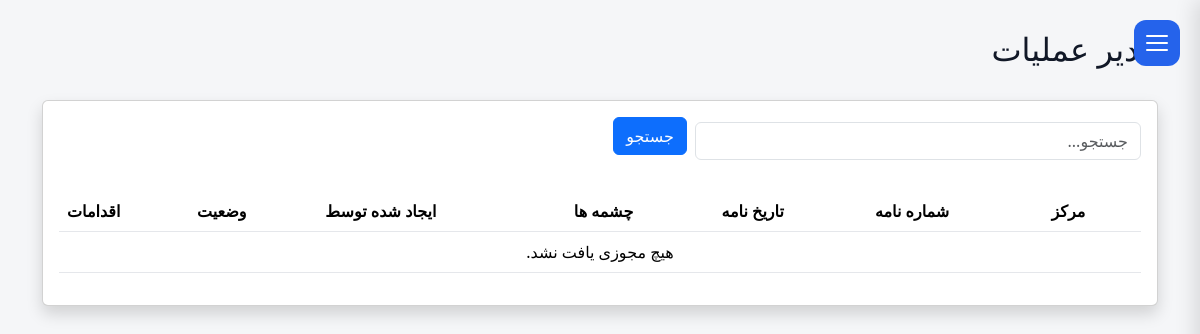
Before: /operations/manager/licenses/ (signed in) with the older database file.
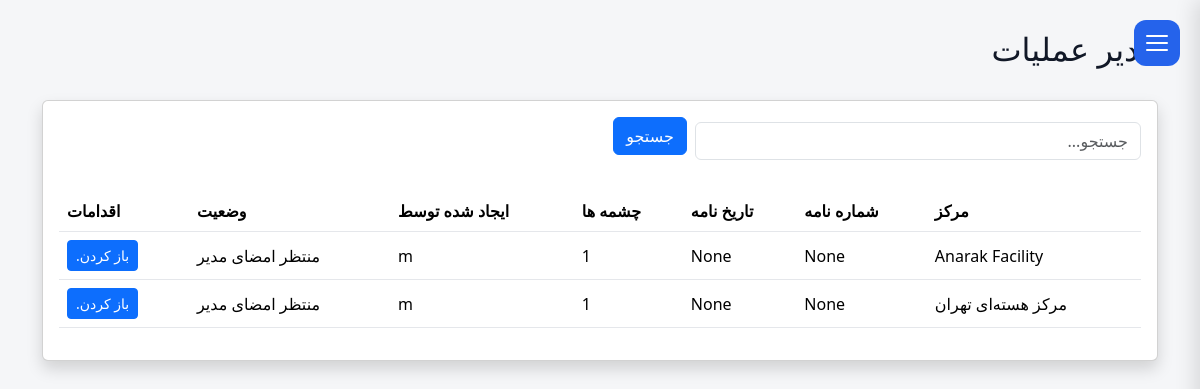
After: the same page with the newer database file.
### operations/models.py (models this page shows, shortened)
class LicenseRequest(models.Model):
    facility = models.ForeignKey(
        FacilityModel,
        on_delete=models.PROTECT,
        related_name="license_requests",
    )
    letter_number = models.CharField(_("Letter Number"),
        max_length=100,
        blank=True,
        null=True,
    )
    letter_date = models.DateField(_("Letter Date"),
        blank=True,
        null=True,
    )
    status = models.CharField( _("Status"),
        max_length=20,
        choices=LicenseStatus.choices,
        default=LicenseStatus.DRAFT,
    )
    status_date = models.DateTimeField( _("Status Date"),
        null=True,
        blank=True,
    )
    specification_completed = models.BooleanField(_("Specification Completed"),default=False,)
    description = models.TextField(
        _("Description"),
        blank=True,)
    created_by = models.ForeignKey(
        settings.AUTH_USER_MODEL,
        verbose_name=_("Created By"),
        on_delete=models.PROTECT,
    )
    created_at = models.DateTimeField( _("Created At"),
        auto_now_add=True,
    )
    updated_at = models.DateTimeField( _("Updated At"),
        auto_now=True,
    )
    history = HistoricalRecords()
    class Meta:
        ordering = ["-created_at"]
        verbose_name = _("License Request")
        verbose_name_plural = _("License Requests")

### facilities/models.py (models this page shows)
class FacilityModel(models.Model):
    name = models.CharField(
        _("Facility Name"),
        max_length=255, blank=True,null=True
    )
    responsible_person = models.CharField(
        _("Responsible Person"),
        max_length=150, blank=True,null=True
    )
    telephone = models.CharField(
        _("Telephone"),
        max_length=50, blank=True,null=True
    )
    email = models.EmailField(
        _("Email"),
        blank=True,null=True
    )
    address1 = models.CharField(
        _("Address Line 1"),
        max_length=255, blank=True,null=True
    )
    address2 = models.CharField(
        _("Address Line 2"),
        max_length=255,
         blank=True,null=True
    )
    postal_code = models.CharField(
        _("Postal Code"),
        max_length=20,
         blank=True,null=True
    )
    national_id = models.CharField(
        _("National ID"),
        max_length=50,
         blank=True,null=True
    )
    economic_code = models.CharField(
        _("Economic Code"),
        max_length=50,
         blank=True,null=True
    )
    created_at = models.DateTimeField(
        _("Created At"),
        auto_now_add=True
    )
    updated_at = models.DateTimeField(
        _("Updated At"),
        auto_now=True
    )
    class Meta:
        ordering = ["name"]
        verbose_name = _("Facility")
        verbose_name_plural = _("Facilities")
        constraints = [
            models.UniqueConstraint(
                fields=["name"],
                name="unique_facility_name",
            ),
            models.UniqueConstraint(
                fields=["national_id"],
                name="unique_facility_national_id",
                condition=models.Q(national_id__isnull=False),
            ),
            models.UniqueConstraint(
                fields=["postal_code"],
                name="unique_facility_postal_code",
                condition=models.Q(postal_code__isnull=False),
            ),
        ]
    def __str__(self):
        return str(self.name) if self.name else _("Unnamed Facility")

### operations/views.py (the view, shortened to what this page needs)
def operation_manager_license_list(request):
    queryset = (
        LicenseRequest.objects
        .select_related(
            "facility",
            "created_by",
        )
        .prefetch_related(
            "sources",
        )
        .filter(
            status=LicenseStatus.WAITING_MANAGER
        )
        .order_by(
            "-created_at",
        )
    )
    search = request.GET.get("search", "")
    paginator = Paginator(queryset, 15)
    page_obj = paginator.get_page(
        request.GET.get("page")
    )
    return render(
        request,
        "operations/license_queue.html",
        {
            "page_title": _("Operations Manager"),
            "page_obj": page_obj,
            "search": search,
        },
    )

### templates/operations/license_queue.html (shortened to what this page needs)
{% extends "base.html" %}
{% load i18n %}
{% block content %}
<div class="container-fluid">
<div class="d-flex justify-content-between align-items-center mb-4">
    <h2>{{ page_title }}</h2>
</div>
<div class="card shadow">
<div class="card-body">
<form method="get" class="row g-2 mb-3">
    <div class="col-md-5">
        <input
            type="text"
            name="search"
            value="{{ search }}"
            class="form-control"
            placeholder="{% trans 'Search...' %}">
    </div>
    <div class="col-md-2">
        <button class="btn btn-primary">
            {% trans "Search" %}
        </button>
    </div>
</form>
<table class="table table-hover align-middle">
<thead>
<tr>
<th>{% trans "Facility" %}</th>
<th>{% trans "Letter No." %}</th>
<th>{% trans "Letter Date" %}</th>
<th>{% trans "Sources" %}</th>
<th>{% trans "Created By" %}</th>
<th>{% trans "Status" %}</th>
<th width="130">{% trans "Action" %}</th>
</tr>
</thead>
<tbody>
{% for license in page_obj %}
<tr>
<td>
{{ license.facility }}
</td>
<td>
{{ license.letter_number }}
</td>
<td>
{{ license.letter_date }}
</td>
<td>
{{ license.sources.count }}
</td>
<td>
{{ license.created_by }}
</td>
<td>
{{ license.get_status_display }}
</td>
<td>
<a
href="{% url 'license_sign' license.pk %}"
class="btn btn-primary btn-sm">
{% trans "Open" %}
</a>
</td>
</tr>
{% empty %}
<tr>
<td colspan="7" class="text-center">
{% trans "No licenses found." %}
</td>
</tr>
{% endfor %}
</tbody>
</table>
</div>
</div>
</div>
{% endblock %}

Changed rows visible on the page:
added LicenseRequest: facility "Anarak Facility", letter_number "None", letter_date "None", sources.count "1", created_by "m", status "منتظر امضای مدیر"
added LicenseRequest: facility "مرکز هسته‌ای تهران", letter_number "None", letter_date "None", sources.count "1", created_by "m", status "منتظر امضای مدیر"
Other visible differences:
text no longer shown: "هیچ مجوزی یافت نشد."
